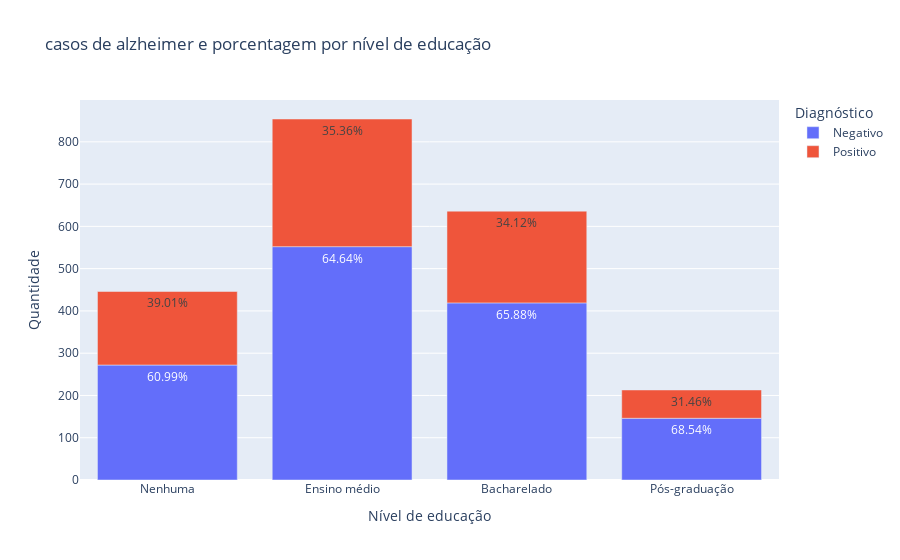

Notebook source saved alongside this figure:
### Markdown cell above
- Essas são as colunas com maior correlação com o diagnóstico de alzheimer, são todas colunas de Avaliações Cognitivas e Funcionais. Claro que problemas de memória (MemoryComplaints) e problemas comportamentais (BehavioralProblemas) iria ter uma relação positiva com alzheimer, e Pontuação do Mini-Exame do Estado Mental (MMSE) uma relação negativa, afinal quanto menor o valor do mini-exame, pior é seu estado mental. Avaliadores Funcionais (FuncionalAssessment) que é a determinação do nível de função e capacidade de uma pessoa para realizar tarefas diárias e requisitos de vida também tem uma relação negativa, quanto menor esse campo, maior prejuízo. E por último a pontuação de atividades de vida diária (ADL) que indica o nível de independência de uma pessoa na execução de tarefas relacionadas aos cuidados pessoais, quanto menor a pontuação maior o prejuízo também.
- Basicamente, todos esses dados são efeitos diversos do alzheimer.

### Code cell
df2 = df.copy()[["Diagnosis", "EducationLevel", "FamilyHistoryAlzheimers", "Age"]]

df2.replace({
    "EducationLevel": {
        0: "Nenhuma", 
        1: "Ensino médio", 
        2: "Bacharelado", 
        3: "Pós-graduação"
    },
    "Diagnosis": {
        0: "Negativo",
        1: "Positivo",
    }
    }, 
    inplace=True)

df2_p = df2.groupby(['EducationLevel', 'Diagnosis']).size()
porcentagem = df2_p.groupby(level=0).apply(lambda x: x * 100 / sum(x)).values

df2_p = df2_p.reset_index().rename(columns={0: "Quantidade"})

df2_p["Porcentagem"] = porcentagem
df2_p["Porcentagem"] = df2_p["Porcentagem"].apply(lambda x: '{0:1.2f}%'.format(x))

fig = px.bar(
    df2_p, 
    title="casos de alzheimer e porcentagem por nível de educação",
    x="EducationLevel", 
    y="Quantidade", 
    color="Diagnosis",

    text="Porcentagem", 
    labels={
        "EducationLevel": "Nível de educação",
        "Diagnosis": "Diagnóstico"
    }
)
fig.update_xaxes(
    categoryorder='array', 
    categoryarray= ['Nenhuma', 'Ensino médio', 'Bacharelado', 'Pós-graduação']
)

### Figure 1 — Plotly figure (JSON) as saved in the notebook; plotly's stock layout.template omitted (floating-point values rounded to 4 significant figures)
{"data": [{"alignmentgroup": "True", "hovertemplate": "Diagnóstico=Negativo<br>Nível de educação=%{x}<br>Quantidade=%{y}<br>Porcentagem=%{text}<extra></extra>", "legendgroup": "Negativo", "marker": {"color": "#636efa", "pattern": {"shape": ""}}, "name": "Negativo", "offsetgroup": "Negativo", "orientation": "v", "showlegend": true, "text": ["65.88%", "64.64%", "60.99%", "68.54%"], "textposition": "auto", "type": "bar", "x": ["Bacharelado", "Ensino médio", "Nenhuma", "Pós-graduação"], "xaxis": "x", "y": [419, 552, 272, 146], "yaxis": "y"}, {"alignmentgroup": "True", "hovertemplate": "Diagnóstico=Positivo<br>Nível de educação=%{x}<br>Quantidade=%{y}<br>Porcentagem=%{text}<extra></extra>", "legendgroup": "Positivo", "marker": {"color": "#EF553B", "pattern": {"shape": ""}}, "name": "Positivo", "offsetgroup": "Positivo", "orientation": "v", "showlegend": true, "text": ["34.12%", "35.36%", "39.01%", "31.46%"], "textposition": "auto", "type": "bar", "x": ["Bacharelado", "Ensino médio", "Nenhuma", "Pós-graduação"], "xaxis": "x", "y": [217, 302, 174, 67], "yaxis": "y"}], "layout": {"barmode": "relative", "legend": {"title": {"text": "Diagnóstico"}, "tracegroupgap": 0}, "title": {"text": "casos de alzheimer e porcentagem por nível de educação"}, "xaxis": {"anchor": "y", "categoryarray": ["Nenhuma", "Ensino médio", "Bacharelado", "Pós-graduação"], "categoryorder": "array", "domain": [0, 1], "title": {"text": "Nível de educação"}}, "yaxis": {"anchor": "x", "domain": [0, 1], "title": {"text": "Quantidade"}}}}
